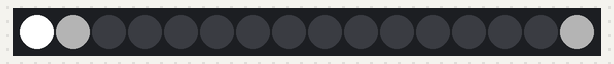
Simulated run of this sketch. Board: Arduino Uno, built with avr-gcc and run on an emulated ATmega328P. Shown: 16 RGB LEDs in strip order, left to right.

Above: at 0.01 s.
At 0.64 s:
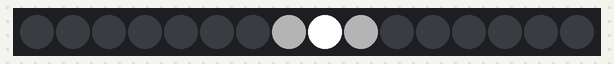
At 1.34 s:
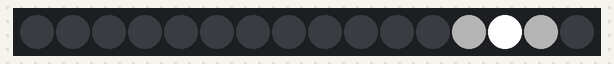
At 2.05 s:
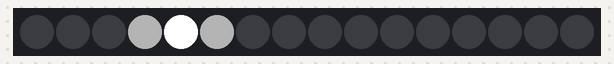
At 2.75 s:
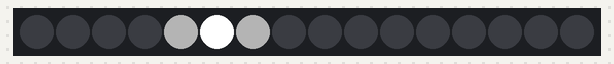

The sketch:

Stern.ino
```cpp
/*
    Basic Pin setup:
    ------------                                  ---u----
    ARDUINO   13|-> SCLK (pin 25)           OUT1 |1     28| OUT channel 0
              12|                           OUT2 |2     27|-> GND (VPRG)
              11|-> SIN (pin 26)            OUT3 |3     26|-> SIN (pin 11)
              10|-> BLANK (pin 23)          OUT4 |4     25|-> SCLK (pin 13)
               9|-> XLAT (pin 24)             .  |5     24|-> XLAT (pin 9)
               8|                             .  |6     23|-> BLANK (pin 10)
               7|                             .  |7     22|-> GND
               6|                             .  |8     21|-> VCC (+5V)
               5|                             .  |9     20|-> 2K Resistor -> GND
               4|                             .  |10    19|-> +5V (DCPRG)
               3|-> GSCLK (pin 18)            .  |11    18|-> GSCLK (pin 3)
               2|                             .  |12    17|-> SOUT
               1|                             .  |13    16|-> XERR
               0|                           OUT14|14    15| OUT channel 15
    ------------                                  --------

    -  Put the longer leg (anode) of the LEDs in the +5V and the shorter leg
         (cathode) in OUT(0-15).
    -  +5V from Arduino -> TLC pin 21 and 19     (VCC and DCPRG)
    -  GND from Arduino -> TLC pin 22 and 27     (GND and VPRG)
    -  digital 3        -> TLC pin 18            (GSCLK)
    -  digital 9        -> TLC pin 24            (XLAT)
    -  digital 10       -> TLC pin 23            (BLANK)
    -  digital 11       -> TLC pin 26            (SIN)
    -  digital 13       -> TLC pin 25            (SCLK)
    -  The 2K resistor between TLC pin 20 and GND will let ~20mA through each
       LED.  To be precise, it's I = 39.06 / R (in ohms).  This doesn't depend
       on the LED driving voltage.
    - (Optional): put a pull-up resistor (~10k) between +5V and BLANK so that
                  all the LEDs will turn off when the Arduino is reset.

    If you are daisy-chaining more than one TLC, connect the SOUT of the first
    TLC to the SIN of the next.  All the other pins should just be connected
    together:
        BLANK on Arduino -> BLANK of TLC1 -> BLANK of TLC2 -> ...
        XLAT on Arduino  -> XLAT of TLC1  -> XLAT of TLC2  -> ...
    The one exception is that each TLC needs it's own resistor between pin 20
    and GND.

    This library uses the PWM output ability of digital pins 3, 9, 10, and 11.
    Do not use analogWrite(...) on these pins.

    This sketch does the Knight Rider strobe across a line of LEDs.

    Alex Leone <acleone ~AT~ gmail.com>, 2009-02-03 */

#include "Tlc5940.h"

void setup()
{
  /* Call Tlc.init() to setup the tlc.
     You can optionally pass an initial PWM value (0 - 4095) for all channels.*/
  Tlc.init();
}

/* This loop will create a Knight Rider-like effect if you have LEDs plugged
   into all the TLC outputs.  NUM_TLCS is defined in "tlc_config.h" in the
   library folder.  After editing tlc_config.h for your setup, delete the
   Tlc5940.o file to save the changes. */
int MAX_CHANNEL = 16;
int POW_HIGH = 4095;
int POW_NORM = 1000;
int POW_LOW = 0;

void loop()
{
  for (int channel = 0; channel < MAX_CHANNEL; channel++) {

    /* Tlc.clear() sets all the grayscale values to zero, but does not send
       them to the TLCs.  To actually send the data, call Tlc.update() */
    Tlc.clear();
    for (int x = 0; x < MAX_CHANNEL; x++) {
      Tlc.set(x, POW_LOW);
    }
    if (channel > 0) {
      Tlc.set(channel - 1, POW_NORM);
    } else {
      Tlc.set(MAX_CHANNEL - 1, POW_NORM);
    }
    Tlc.set(channel, POW_HIGH);
    if (channel < MAX_CHANNEL - 1) {
      Tlc.set(channel + 1, POW_NORM);
    } else {
      Tlc.set(0, POW_NORM);
    }
    Tlc.update();

    delay(75);
  }
  for (int channel = MAX_CHANNEL-2; channel > 0; channel--) {

    /* Tlc.clear() sets all the grayscale values to zero, but does not send
       them to the TLCs.  To actually send the data, call Tlc.update() */
    //Tlc.clear();
    for (int x = 0; x < MAX_CHANNEL; x++) {
      Tlc.set(x, POW_LOW);
    }
    if (channel > 0) {
      Tlc.set(channel - 1, POW_NORM);
    } else {
      Tlc.set(MAX_CHANNEL - 1, POW_NORM);
    }
    Tlc.set(channel, POW_HIGH);
    if (channel < MAX_CHANNEL - 1) {
      Tlc.set(channel + 1, POW_NORM);
    } else {
      Tlc.set(0, POW_NORM);
    }
    Tlc.update();

    delay(75);
  }

}
```

Measured:
- by itself, everything shown: repeats every 2.4 s, in 30 steps
